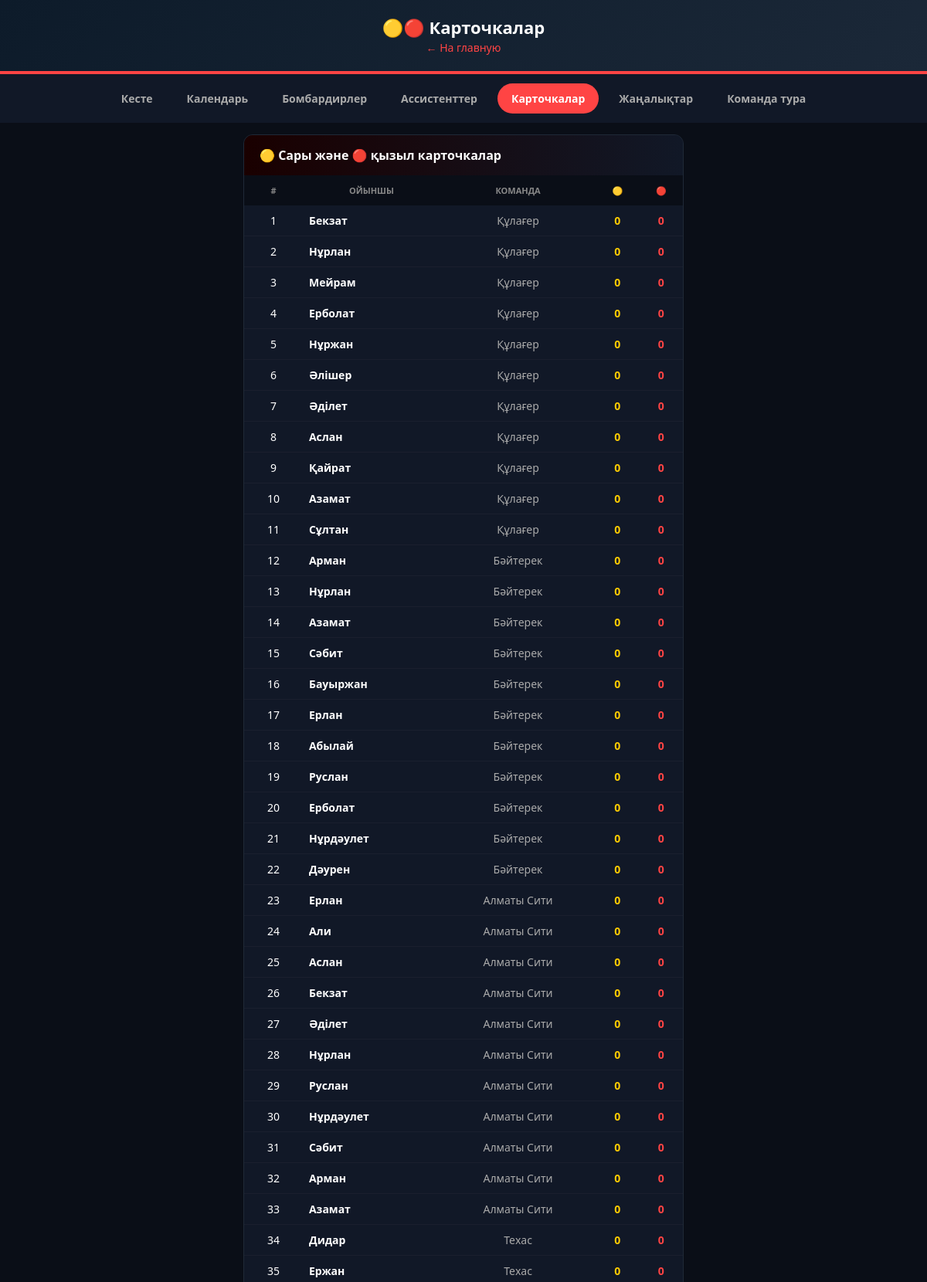
The page /cards (upper part) on the database its author committed.
### tables this page shows
CREATE TABLE players (
        id INTEGER PRIMARY KEY, name TEXT, number INTEGER, position TEXT,
        team_id INTEGER, goals INTEGER DEFAULT 0, assists INTEGER DEFAULT 0,
        yellow_cards INTEGER DEFAULT 0, red_cards INTEGER DEFAULT 0,
        FOREIGN KEY (team_id) REFERENCES teams(id)
    );

CREATE TABLE teams (
        id INTEGER PRIMARY KEY, name TEXT, logo TEXT DEFAULT '',
        games INTEGER DEFAULT 0, wins INTEGER DEFAULT 0, draws INTEGER DEFAULT 0,
        losses INTEGER DEFAULT 0, goals_for INTEGER DEFAULT 0, goals_against INTEGER DEFAULT 0,
        points INTEGER DEFAULT 0
    );

### app.py (the view)
@app.route('/cards')
def cards():
    db = get_db()
    players = db.execute('''
        SELECT p.*, t.name as team_name FROM players p
        JOIN teams t ON p.team_id = t.id
        ORDER BY p.red_cards DESC, p.yellow_cards DESC
    ''').fetchall()
    db.close()
    return render_template('cards.html', players=players)

### app.py (called while the page is built)
def get_db():
    conn = sqlite3.connect('league.db')
    conn.row_factory = sqlite3.Row
    return conn

### templates/cards.html (shortened to what this page needs)
<!DOCTYPE html>
<html lang="kk">
<head>
</head>
<body>
    <div class="header">
        <h1>🟡🔴 Карточкалар</h1>
        <a href="/">← На главную</a>
    </div>
    <div class="nav">
        <a href="/">Кесте</a>
        <a href="/calendar">Календарь</a>
        <a href="/scorers">Бомбардирлер</a>
        <a href="/assists">Ассистенттер</a>
        <a href="/cards" class="active">Карточкалар</a>
        <a href="/news">Жаңалықтар</a>
        <a href="/team-of-week">Команда тура</a>
    </div>
    <div class="container">
        <div class="card">
            <div class="card-header">🟡 Сары және 🔴 қызыл карточкалар</div>
            <table>
                <thead><tr><th>#</th><th>Ойыншы</th><th>Команда</th><th>🟡</th><th>🔴</th></tr></thead>
                <tbody>
                    {% for p in players %}
                    <tr>
                        <td>{{ loop.index }}</td>
                        <td class="player-name"><a href="/player/{{ p.id }}">{{ p.name }}</a></td>
                        <td style="color:#aaa;">{{ p.team_name }}</td>
                        <td class="yellow">{{ p.yellow_cards }}</td>
                        <td class="red">{{ p.red_cards }}</td>
                    </tr>
                    {% endfor %}
                </tbody>
            </table>
        </div>
    </div>
</body>
</html>

### templates/cards.html (style rules this page uses)
* { margin: 0; padding: 0; box-sizing: border-box; }
body { font-family: 'Segoe UI', Arial; background: #0a0e17; color: #fff; }
.header { background: linear-gradient(135deg, #0d1b2a, #1b2838); padding: 20px; text-align: center; border-bottom: 4px solid #ff4444; }
.header h1 { font-size: 22px; }
.header a { color: #ff4444; text-decoration: none; font-size: 14px; }
.nav { display: flex; justify-content: center; gap: 8px; padding: 12px; background: #111827; flex-wrap: wrap; }
.nav a { color: #aaa; text-decoration: none; padding: 10px 18px; border-radius: 25px; font-size: 14px; font-weight: 600; }
.nav a:hover, .nav a.active { background: #ff4444; color: #fff; }
.container { max-width: 600px; margin: 0 auto; padding: 15px; }
.card { background: #111827; border-radius: 12px; border: 1px solid #1f2937; overflow: hidden; }
.card-header { background: linear-gradient(90deg, #1a0000, #111827); padding: 15px 20px; font-weight: 700; }
table { width: 100%; border-collapse: collapse; }
thead th { background: #0a0e17; color: #888; padding: 12px 8px; font-size: 11px; text-transform: uppercase; }
tbody td { padding: 10px 8px; text-align: center; font-size: 14px; border-bottom: 1px solid #1a1f2e; }
.player-name { text-align: left; font-weight: 600; }
.player-name a { color: #fff; text-decoration: none; }
.yellow { color: #ffcc00; font-weight: 700; }
.red { color: #ff4444; font-weight: 700; }

### rows shown on the page
players: name "Бекзат", team_name "Құлағер", yellow_cards "0", red_cards "0"
players: name "Нұрлан", team_name "Құлағер", yellow_cards "0", red_cards "0"
players: name "Мейрам", team_name "Құлағер", yellow_cards "0", red_cards "0"
players: name "Ерболат", team_name "Құлағер", yellow_cards "0", red_cards "0"
players: name "Нұржан", team_name "Құлағер", yellow_cards "0", red_cards "0"
players: name "Әлішер", team_name "Құлағер", yellow_cards "0", red_cards "0"
players: name "Әділет", team_name "Құлағер", yellow_cards "0", red_cards "0"
players: name "Аслан", team_name "Құлағер", yellow_cards "0", red_cards "0"
players: name "Қайрат", team_name "Құлағер", yellow_cards "0", red_cards "0"
players: name "Азамат", team_name "Құлағер", yellow_cards "0", red_cards "0"
players: name "Сұлтан", team_name "Құлағер", yellow_cards "0", red_cards "0"
players: name "Арман", team_name "Бәйтерек", yellow_cards "0", red_cards "0"
players: name "Нұрлан", team_name "Бәйтерек", yellow_cards "0", red_cards "0"
players: name "Азамат", team_name "Бәйтерек", yellow_cards "0", red_cards "0"
players: name "Сәбит", team_name "Бәйтерек", yellow_cards "0", red_cards "0"
players: name "Бауыржан", team_name "Бәйтерек", yellow_cards "0", red_cards "0"
players: name "Ерлан", team_name "Бәйтерек", yellow_cards "0", red_cards "0"
players: name "Абылай", team_name "Бәйтерек", yellow_cards "0", red_cards "0"
players: name "Руслан", team_name "Бәйтерек", yellow_cards "0", red_cards "0"
players: name "Ерболат", team_name "Бәйтерек", yellow_cards "0", red_cards "0"
players: name "Нұрдәулет", team_name "Бәйтерек", yellow_cards "0", red_cards "0"
players: name "Дәурен", team_name "Бәйтерек", yellow_cards "0", red_cards "0"
players: name "Ерлан", team_name "Алматы Сити", yellow_cards "0", red_cards "0"
players: name "Али", team_name "Алматы Сити", yellow_cards "0", red_cards "0"
players: name "Аслан", team_name "Алматы Сити", yellow_cards "0", red_cards "0"
players: name "Бекзат", team_name "Алматы Сити", yellow_cards "0", red_cards "0"
players: name "Әділет", team_name "Алматы Сити", yellow_cards "0", red_cards "0"
players: name "Нұрлан", team_name "Алматы Сити", yellow_cards "0", red_cards "0"
players: name "Руслан", team_name "Алматы Сити", yellow_cards "0", red_cards "0"
players: name "Нұрдәулет", team_name "Алматы Сити", yellow_cards "0", red_cards "0"
players: name "Сәбит", team_name "Алматы Сити", yellow_cards "0", red_cards "0"
players: name "Арман", team_name "Алматы Сити", yellow_cards "0", red_cards "0"
players: name "Азамат", team_name "Алматы Сити", yellow_cards "0", red_cards "0"
players: name "Дидар", team_name "Техас", yellow_cards "0", red_cards "0"
players: name "Ержан", team_name "Техас", yellow_cards "0", red_cards "0"
